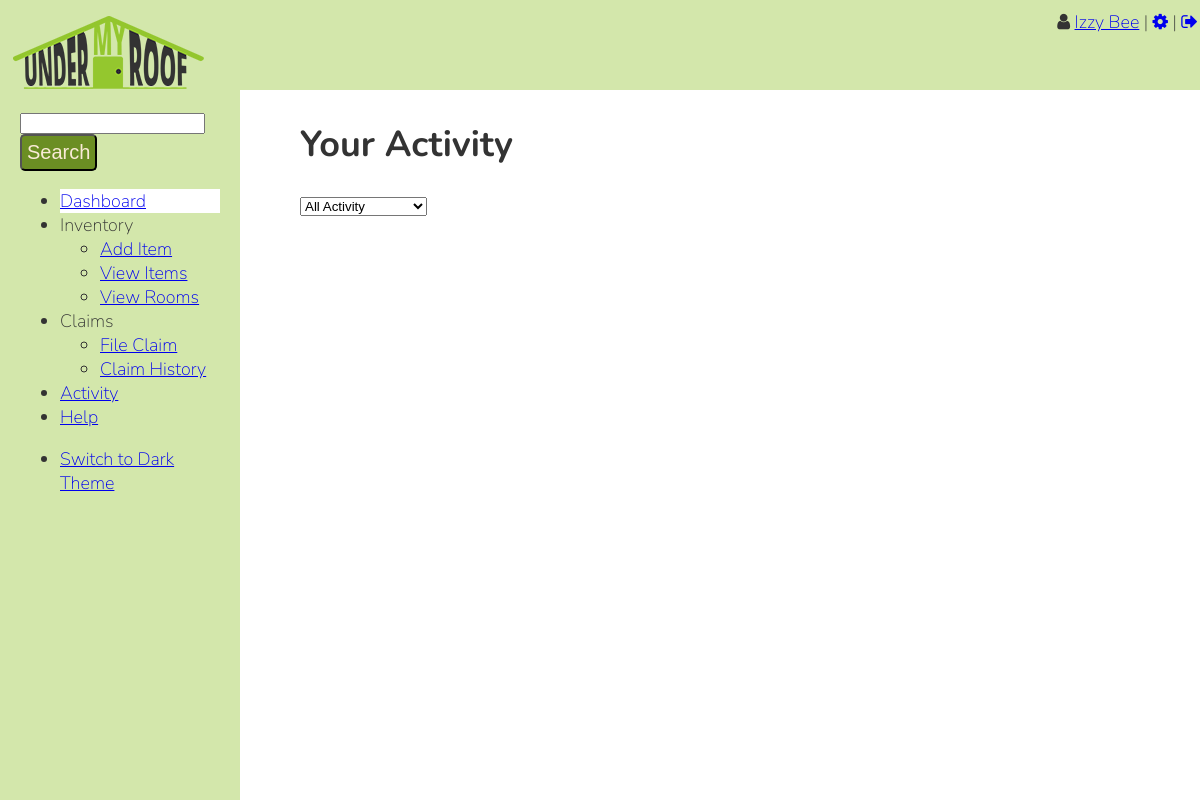
/activity.php (signed in), run on an earlier commit of the app's database.
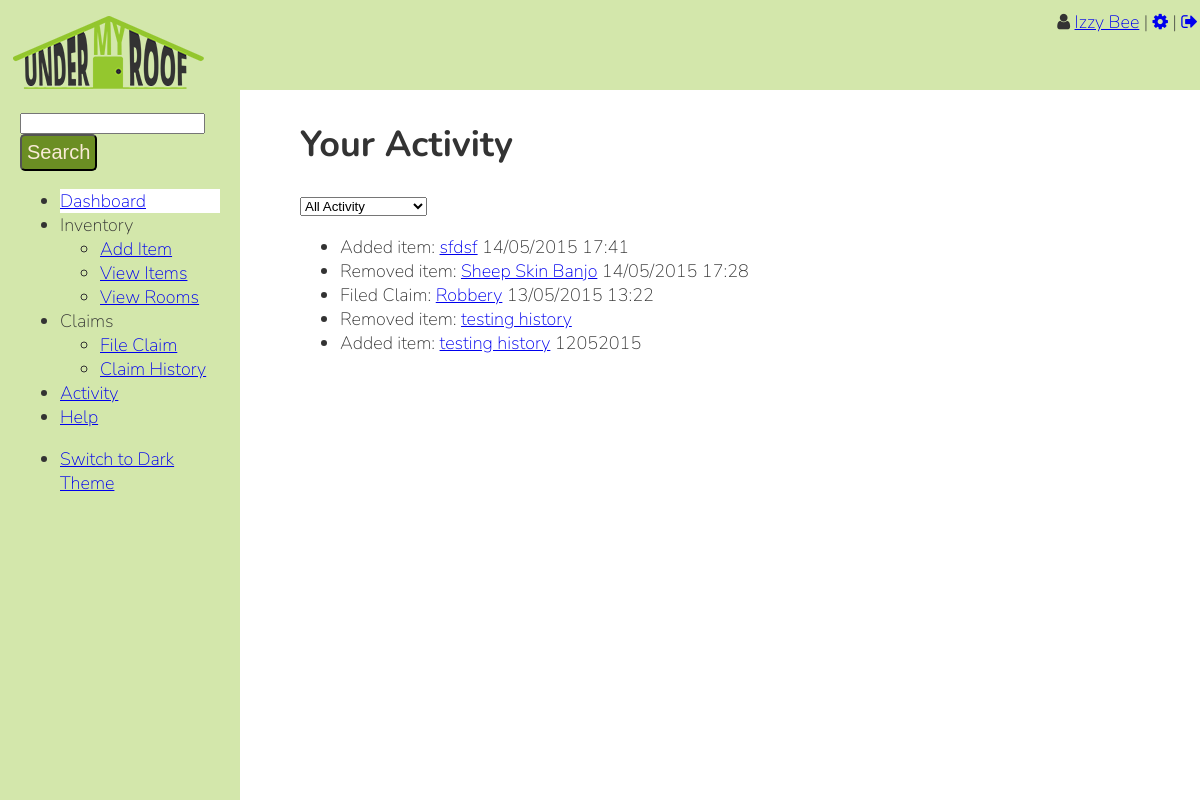
And on a later commit of the database.
### tables this page shows
CREATE TABLE IF NOT EXISTS `history` (
  `id` int(11) NOT NULL,
  `user_id` int(7) NOT NULL,
  `content` varchar(250) NOT NULL,
  `datetime` varchar(20) NOT NULL
);

### activity.php (the view, shortened to what this page needs)
<?php include("inc/header.php"); ?>
                  <h1>Your Activity</h1>
                        <select name="filter" id="filter">
                            <option value="all">All Activity</option>
                       </select>
<?php
    $query  = "SELECT * FROM history WHERE user_id={$_SESSION['user_id']} ORDER BY id DESC";
    $result = mysqli_query($connection, $query);
    if($result){
        echo "<ul>";
        foreach($result as $show){
            echo "<li>".$show['content']." ".$show['datetime']."</li>";
            }
        echo "</ul>";
        }
 ?>
<?php include("inc/footer.php"); ?>

### inc/header.php (shortened to what this page needs)
<!DOCTYPE html>
<html>
    <head>
        <?php if(isset($_SESSION['theme'])){
        if($_SESSION['theme']==1){
                     ?>
                    <link rel="stylesheet" href="css/style.css">
                    <link rel="stylesheet" href="css/dark-theme.css">
            <?php  }else{
                      ?>
                    <link rel="stylesheet" href="css/style.css">
            <?php   }
        }else{ ?>
            <link rel="stylesheet" href="css/style.css">
        <?php } ?>
        <link rel="stylesheet" href="//maxcdn.bootstrapcdn.com/font-awesome/4.3.0/css/font-awesome.min.css">
    </head>
<body>
<header>
    <a href="index.php"><img src="img/under_my_roof_sm.png" alt="Greenwell Bank Logo"></a>
    <div id="user_header" class="right">
        <i class="fa fa-user"> </i> <a title="Your Profile" href="profile.php"><?php echo $_SESSION['username']; ?></a> |
        <a title="Manage Account Settings" href="settings.php?user=<?php echo $_SESSION['user_id'] ?>"><i class="fa fa-cog"></i></a> |
        <a title="Log Out" href="logout.php"><i class="fa fa-sign-out"></i></a>
    </div>
</header>
<nav><?php
if($_SESSION['is_employee']==0){
         ?>
     <form action="#" method="#">
         <input type="search" name="client_search" id="searchbar">
         <input type="submit" name="submit" id="nav_search" value="Search">
     </form>
        <ul>
         <?php if(!isset($current_page)){
                    echo "<li class=\"current_page\"><a href=\"index.php\">Dashboard</a></li>";
                }else{
                   echo " <li><a href=\"index.php\">Dashboard</a></li>";
                }
            ?>
                <?php
                if($current_page=="inventory"){
                    echo "<li class=\"current_page\">Inventory </li>";
                }else{
                   echo " <li>Inventory </li>";
                }
            ?>
            <ul>
                <li><a href="add_item.php">Add Item</a></li>
                <li><a href="inventory.php">View Items</a></li>
                <li><a href="rooms.php">View Rooms</a></li>
            </ul>
            <li>Claims</li>
            <ul>
                <li><a href="file_new_claim.php">File Claim</a></li>
                <li><a href="claim_history.php">Claim History</a></li>
            </ul>
            <li><a href="activity.php">Activity</a></li>
            <li><a href="help.php">Help</a></li>
        </ul>
<?php }  ?>
            <ul id="themes">
                 <?php if(isset($_SESSION['theme'])){
            if($_SESSION['theme']==1){
                  echo "<li><a href=\"edit.php?theme\">Switch to Light Theme</a></li>";
                    }else{
                    echo "<li><a href=\"edit.php?theme\">Switch to Dark Theme</a></li>";
                    }
                }else{
            echo "<li><a href=\"edit.php?theme\">Switch to Dark Theme</a></li>";
            }
        ?>
             </ul>
          </nav>
        <div class="clearfix" id="page">

### inc/footer.php
</body>

### css/style.css (style rules this page uses)
body { font-size: 18px; font-family: 'Nunito', sans-serif; font-weight: 100; color: #333; margin: 0; }
header { background: #D3E7AB; height: 70px; padding: 10px; position: fixed; top: 0; width: 99%; z-index: 999; }
.current_page { background:white; }
nav { background: #D3E7AB; width: 200px; padding: 20px; float: left; position:fixed; top:90px; bottom:0px; left:0px; right:0px; }
#page { margin-left: 300px; margin-top: 120px; }
.right { float: right; }
input[type="submit"] { cursor: pointer; font-size: 20px; padding: 5px; border-radius: 5px; background-color: olivedrab; color: antiquewhite; }
.clearfix:after { visibility: hidden; display: block; font-size: 0; content: " "; clear: both; height: 0; }
.clearfix { display: inline-block; }
.clearfix { display: block; }

What changed in the data, as far as the page shows it:
added history: content "Added item: sfdsf", datetime "14/05/2015 17:41"
added history: content "Removed item: Sheep Skin Banjo", datetime "14/05/2015 17:28"
added history: content "Filed Claim: Robbery", datetime "13/05/2015 13:22"
added history: content "Removed item: testing history"
added history: content "Added item: testing history", datetime "12052015"
